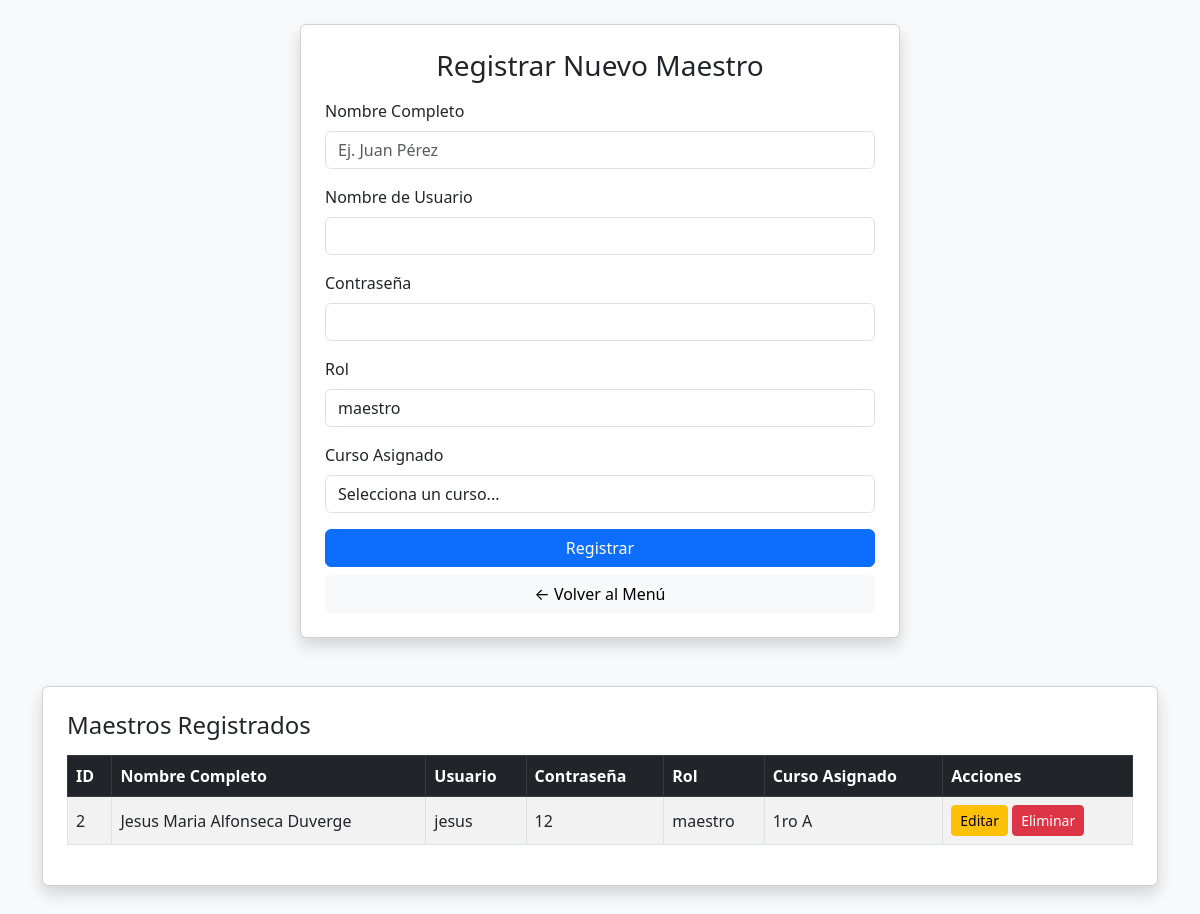
The app's page /registrar_usuario (signed in) with its own data.
### tables this page shows
CREATE TABLE usuarios (
            id INTEGER PRIMARY KEY AUTOINCREMENT,
            username TEXT UNIQUE NOT NULL,
            password TEXT NOT NULL,
            rol TEXT NOT NULL,
            nombre_completo TEXT,
            curso_asignado TEXT
        );

### app.py (the view, shortened to what this page needs)
@app.route('/registrar_usuario', methods=['GET', 'POST'])
def registrar_usuario():
    if session.get('rol') not in ['oficina', 'admin']:
        flash('Acceso denegado.', 'danger')
        return redirect(url_for('menu'))
    conn = get_db_connection()
    edit_id = request.args.get('edit_id')
    maestro_a_editar = conn.execute("SELECT * FROM usuarios WHERE id = ?", (edit_id,)).fetchone() if edit_id else None
    maestros = conn.execute("SELECT * FROM usuarios WHERE LOWER(rol) = 'maestro'").fetchall()
    conn.close()
    return render_template('registrar_usuario.html', maestros=maestros, maestro_a_editar=maestro_a_editar)

### app.py (called while the page is built)
def get_db_connection():
    conn = sqlite3.connect('sigem_ml.db')
    conn.row_factory = sqlite3.Row
    return conn

### templates/registrar_usuario.html (shortened to what this page needs)
<!DOCTYPE html>
<html lang="es">
<head>
    <link href="https://cdn.jsdelivr.net/npm/bootstrap@5.3.0/dist/css/bootstrap.min.css" rel="stylesheet">
</head>
<body class="bg-light">
    <div class="container mt-4 mb-5">
        <div class="card shadow p-4 mx-auto" style="max-width: 600px;">
            <h3 class="mb-3 text-center">
                {% if maestro_a_editar %} Editar Maestro {% else %} Registrar Nuevo Maestro {% endif %}
            </h3>
            <form action="{{ url_for('registrar_usuario') }}" method="POST">
                <div class="mb-3">
                    <label for="nombre_completo" class="form-label">Nombre Completo</label>
                    <input type="text" class="form-control" id="nombre_completo" name="nombre_completo"
                           value="{{ maestro_a_editar['nombre_completo'] if maestro_a_editar else '' }}" placeholder="Ej. Juan Pérez" required>
                </div>
                <div class="mb-3">
                    <label for="nombre_usuario" class="form-label">Nombre de Usuario</label>
                    <input type="text" class="form-control" id="nombre_usuario" name="nombre_usuario"
                           value="{{ maestro_a_editar['username'] if maestro_a_editar else '' }}" required>
                </div>
                <div class="mb-3">
                    <label for="contrasena" class="form-label">Contraseña</label>
                    <input type="password" class="form-control" id="contrasena" name="contrasena"
                           value="{{ maestro_a_editar['password'] if maestro_a_editar else '' }}" required>
                </div>
                <div class="mb-3">
                    <label for="rol" class="form-label">Rol</label>
                    <input type="text" class="form-control" id="rol" name="rol" value="maestro" readonly>
                </div>
                <div class="mb-3">
                    <label for="curso_asignado" class="form-label">Curso Asignado</label>
                    <select class="form-control" id="curso_asignado" name="curso_asignado" required>
                        <option value="" disabled {% if not maestro_a_editar %}selected{% endif %}>Selecciona un curso...</option>
                    </select>
                </div>
                <button type="submit" class="btn {% if maestro_a_editar %}btn-warning{% else %}btn-primary{% endif %} w-100 mb-2">
                    {% if maestro_a_editar %} Guardar Cambios {% else %} Registrar {% endif %}
                </button>
                <a href="{{ url_for('index') }}" class="btn btn-light w-100">← Volver al Menú</a>
            </form>
        </div>
        <div class="card shadow p-4 mt-5">
            <h4 class="mb-3">Maestros Registrados</h4>
            <div class="table-responsive">
                <table class="table table-striped table-bordered align-middle">
                    <thead class="table-dark">
                        <tr>
                            <th>ID</th>
                            <th>Nombre Completo</th>
                            <th>Usuario</th>
                            <th>Contraseña</th>
                            <th>Rol</th>
                            <th>Curso Asignado</th>
                            <th>Acciones</th>
                        </tr>
                    </thead>
                    <tbody>
                        {% for maestro in maestros %}
                        <tr>
                            <td>{{ maestro['id'] }}</td>
                            <td>{{ maestro['nombre_completo'] }}</td>
                            <td>{{ maestro['username'] }}</td>
                            <td>{{ maestro['password'] }}</td>
                            <td>{{ maestro['rol'] }}</td>
                            <td>{{ maestro['curso_asignado'] }}</td>
                            <td>
                                <a href="{{ url_for('registrar_usuario', edit_id=maestro['id']) }}" class="btn btn-sm btn-warning">Editar</a>
                                <a href="{{ url_for('eliminar_usuario', id=maestro['id']) }}" class="btn btn-sm btn-danger" onclick="return confirm('¿Estás seguro de que deseas eliminar a este maestro?');">Eliminar</a>
                            </td>
                        </tr>
                        {% else %}
                        <tr>
                            <td colspan="7" class="text-center text-muted">No hay maestros registrados todavía.</td>
                        </tr>
                        {% endfor %}
                    </tbody>
                </table>
            </div>
        </div>
    </div>
</body>
</html>

### records on screen
usuarios: id "2", nombre_completo "Jesus Maria Alfonseca Duverge", username "jesus", password "12", rol "maestro", curso_asignado "1ro A"
